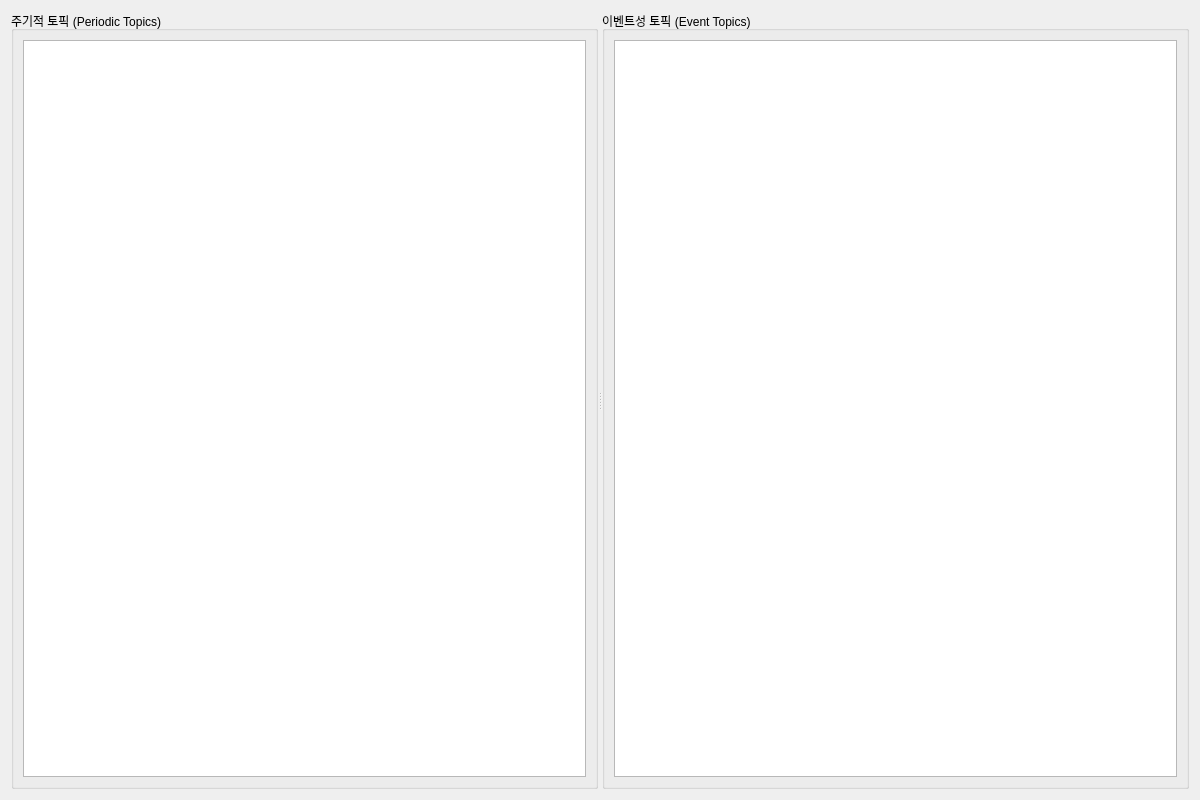
<?xml version="1.0" encoding="UTF-8"?>
<ui version="4.0">
 <class>TopicMonitorTab</class>
 <widget class="QWidget" name="TopicMonitorTab">
  <property name="geometry">
   <rect>
    <x>0</x>
    <y>0</y>
    <width>1200</width>
    <height>800</height>
   </rect>
  </property>
  <property name="minimumSize">
   <size>
    <width>1200</width>
    <height>800</height>
   </size>
  </property>
  <property name="windowTitle">
   <string>Form</string>
  </property>
  <layout class="QVBoxLayout" name="verticalLayout">
   <item>
    <widget class="QSplitter" name="splitter">
     <property name="orientation">
      <enum>Qt::Horizontal</enum>
     </property>
     <widget class="QGroupBox" name="periodic_group">
      <property name="title">
       <string>주기적 토픽 (Periodic Topics)</string>
      </property>
      <layout class="QVBoxLayout" name="verticalLayout_2">
       <item>
        <widget class="QTextEdit" name="periodic_log">
         <property name="readOnly">
          <bool>true</bool>
         </property>
        </widget>
       </item>
      </layout>
     </widget>
     <widget class="QGroupBox" name="event_group">
      <property name="title">
       <string>이벤트성 토픽 (Event Topics)</string>
      </property>
      <layout class="QVBoxLayout" name="verticalLayout_3">
       <item>
        <widget class="QTextEdit" name="event_log">
         <property name="readOnly">
          <bool>true</bool>
         </property>
        </widget>
       </item>
      </layout>
     </widget>
    </widget>
   </item>
  </layout>
 </widget>
 <resources/>
 <connections/>
</ui>
